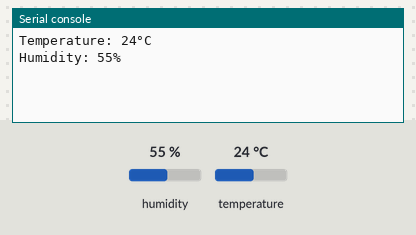
Bench run of a program on a simulated ESP32 board running MicroPython. Parts: the last lines printed to the serial console. The inputs (shaded band) are chosen by the test bench; at power-on: humidity 55 %, temperature 24 °C.

Above: at 1.2 s.
1.3 s: humidity set to 22 %
At 3.4 s:
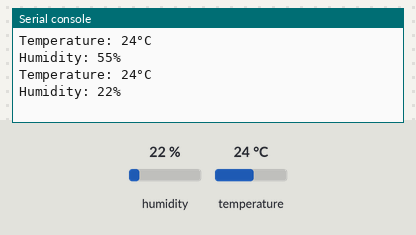
4.0 s: temperature set to 12 °C
At 4.6 s:
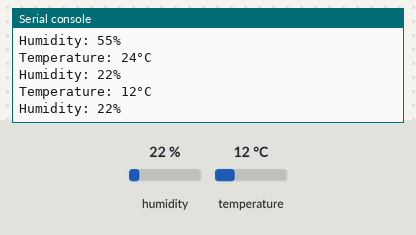
6.7 s: humidity set to 40 %
At 9.3 s:
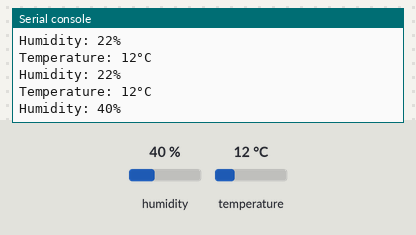
Timing chart, 0 to 10.8 s (numbered marks = the images above; inputs shaded):
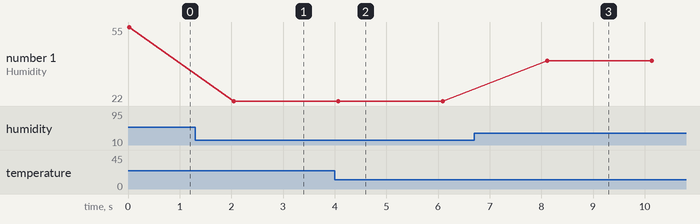

The program:

esp-32-dh-11-pico.py
```python
import machine
import dht
import time
dht_pin = machine.Pin(2)  # 设置 GPIO 引脚号
dht_sensor = dht.DHT11(dht_pin)
while True:
    dht_sensor.measure()  # 测量温湿度
    temp_c = dht_sensor.temperature()  # 获取温度（摄氏度）
    humidity = dht_sensor.humidity()  # 获取湿度
    print("Temperature: {}°C".format(temp_c))
    print("Humidity: {}%".format(humidity))
    time.sleep(2)  # 延迟一段时间后再次读取
```

Measured:
- after the input at 1.3 s, the serial console: prints a new line after 0.75 s (image 1)
- after the input at 4.0 s, the serial console: prints a new line after 0.07 s (image 2)
- after the input at 6.7 s, the serial console: prints a new line after 1.4 s (image 3)
- plotted number 1: 55 → 22 after the input at 1.3 s, 22 → 40 after the input at 6.7 s
